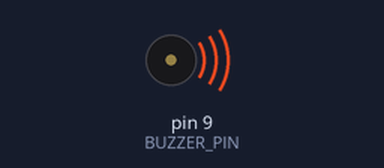
Simulated run of this sketch. Board: Arduino Uno, built with avr-gcc and run on an emulated ATmega328P. On the bench: buzzer (waves = sounding).

Above: at 0.09 s.
At 10.66 s:
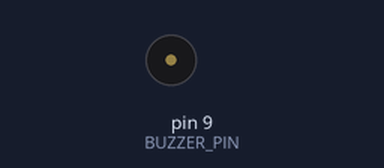
Timing chart, 0 to 11.1 s (numbered marks = the images above):
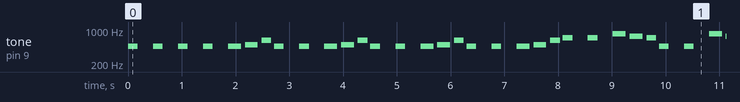

The sketch:

tokyo_drift.ino
```cpp
// (licence header left out)
#include "pitches.h"

#define BUZZER_PIN 9

int melody[] = {
  NOTE_AS4, REST, NOTE_AS4, REST, NOTE_AS4, REST, NOTE_AS4, REST,
  NOTE_AS4, NOTE_B4, NOTE_DS5,
  NOTE_AS4, REST, NOTE_AS4, REST,
  NOTE_AS4, NOTE_B4, NOTE_DS5,
  NOTE_AS4, REST, NOTE_AS4, REST,
  NOTE_AS4, NOTE_B4, NOTE_DS5,
  NOTE_AS4, REST, NOTE_AS4, REST,
  NOTE_AS4, NOTE_B4, NOTE_DS5,
  NOTE_F5, REST, NOTE_F5, REST,
  NOTE_GS5, NOTE_FS5, NOTE_F5,
  NOTE_AS4, REST, NOTE_AS4, REST,
  NOTE_GS5, NOTE_FS5, NOTE_F5,
  NOTE_AS4, REST, NOTE_AS4, REST,
  NOTE_AS4, NOTE_B4, NOTE_DS5,
  NOTE_AS4, REST, NOTE_AS4, REST,
  NOTE_AS4, NOTE_B4, NOTE_DS5,
  NOTE_AS4, REST, NOTE_AS4, REST,
  REST
};

int durations[] = {
  4, 4, 4, 4, 4, 4, 4, 4,
  3, 3, 4,
  4, 4, 4, 4,
  3, 3, 4,
  4, 4, 4, 4,
  3, 3, 4,
  4, 4, 4, 4,
  3, 3, 4,
  4, 4, 4, 4,
  3, 3, 4,
  4, 4, 4, 4,
  3, 3, 4,
  4, 4, 4, 4,
  3, 3, 4,
  4, 4, 4, 4,
  3, 3, 4,
  4, 4, 4, 4,
  1
};

void setup()
{
  pinMode(BUZZER_PIN, OUTPUT);
}

void loop()
{
  int size = sizeof(durations) / sizeof(int);

  for (int note = 0; note < size; note++) {
    //to calculate the note duration, take one second divided by the note type.
    //e.g. quarter note = 1000 / 4, eighth note = 1000/8, etc.
    int duration = 720 / durations[note];
    tone(BUZZER_PIN, melody[note], duration);

    //to distinguish the notes, set a minimum time between them.
    //the note's duration + 30% seems to work well:
    int pauseBetweenNotes = duration * 1.30;
    delay(pauseBetweenNotes);

    //stop the tone playing:
    noTone(BUZZER_PIN);
  }
}
```

Measured:
- by itself, tone on pin 9 (BUZZER_PIN): plays 466 Hz for 0.18 s, 466 Hz for 0.18 s, 466 Hz for 0.18 s, 466 Hz for 0.18 s, 466 Hz for 0.24 s, 494 Hz for 0.24 s … (336 notes in this stretch)
